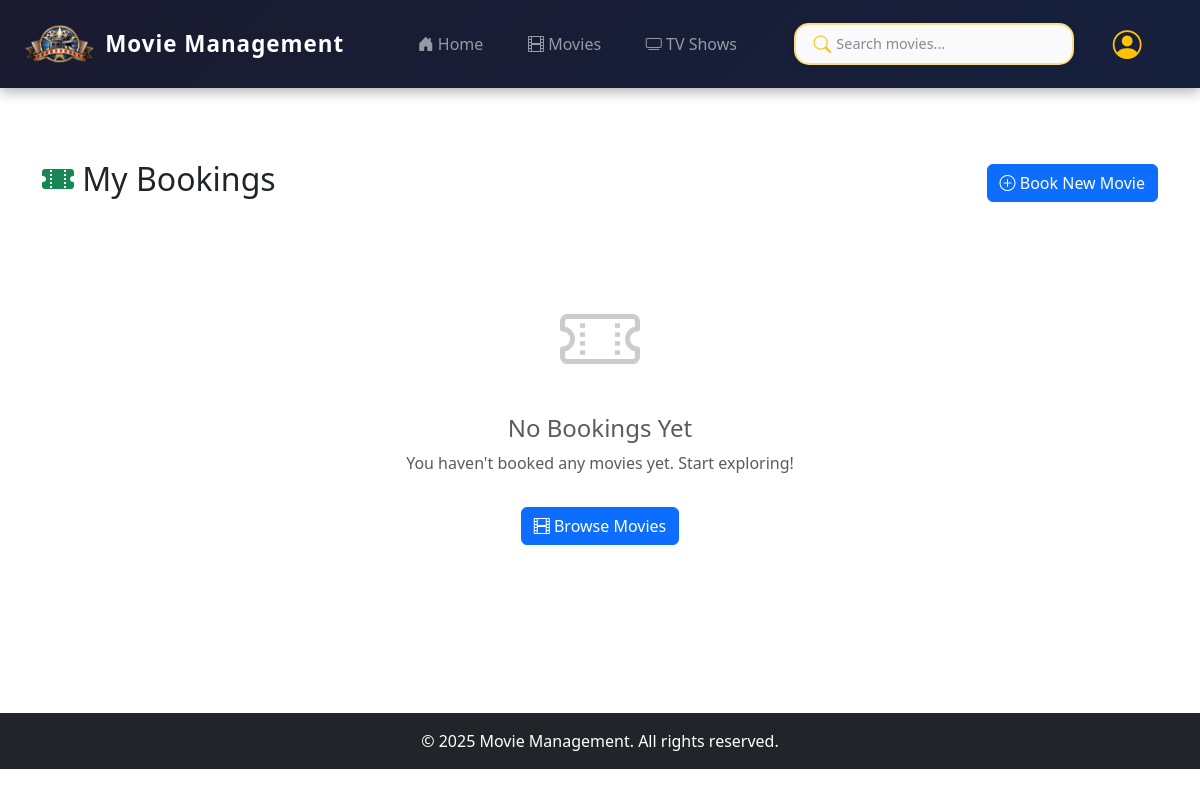
The page /accounts/my-bookings/ (signed in) on the database its author committed.
### movies/models.py (models this page shows, shortened)
class SiteSetting(models.Model):
    site_name = models.CharField(max_length=200, default='Movie Management System')
    site_email = models.EmailField(default='admin@moviemanagement.com')
    items_per_page = models.IntegerField(default=10, validators=[MinValueValidator(5), MaxValueValidator(100)])
    site_logo = models.ImageField(upload_to='site/', blank=True, null=True)
    enable_review = models.BooleanField(default=True)
    require_approval = models.BooleanField(default=False)
    enable_notification = models.BooleanField(default=True)
    maintenance_mode = models.BooleanField(default=False)
    updated_at = models.DateTimeField(auto_now=True)
    class Meta:
        db_table = 'site_settings'
        verbose_name = 'Site Setting'
        verbose_name_plural = 'Site Settings'
    @classmethod
    def get_settings(cls):
        settings, created = cls.objects.get_or_create(id=1)
        return settings

### accounts/views.py (the view)
# urls.py: path('my-bookings/', views.my_bookings_view, name='my_bookings'),
@login_required
def my_bookings_view(request):
    bookings = request.user.bookings.all().order_by('-booking_date')
    context = {
        'bookings': bookings,
    }
    return render(request, 'my_bookings.html', context)

### accounts/models.py (called while the page is built)
    def is_admin(self):
        return self.role == 'admin'

### movies/context_processors.py (called while the page is built)
def site_settings(request):
    settings = SiteSetting.get_settings()
    return {
        'site_settings': settings,
    }

### accounts/templates/my_bookings.html (shortened to what this page needs)
{% extends 'base.html' %}
{% block content %}
<div class="container my-5">
    <div class="row">
        <div class="col-12">
            <div class="d-flex justify-content-between align-items-center mb-4">
                <h2><i class="bi bi-ticket-perforated-fill text-success"></i> My Bookings</h2>
                <a href="{% url 'movie_list' %}" class="btn btn-primary">
                    <i class="bi bi-plus-circle"></i> Book New Movie
                </a>
            </div>
            {% if bookings %}
                <div class="row g-4">
                    {% for booking in bookings %}
                    <div class="col-md-6 col-lg-4">
                        <div class="card shadow-sm h-100" style="border-radius: 12px; overflow: hidden;">
                            {% if booking.movie.poster %}
                                <img src="{{ booking.movie.poster.url }}" class="card-img-top" alt="{{ booking.movie.title }}" style="height: 200px; object-fit: cover;">
                            {% else %}
                                <div class="bg-secondary text-white d-flex align-items-center justify-content-center" style="height: 200px;">
                                    <i class="bi bi-film" style="font-size: 3rem;"></i>
                                </div>
                            {% endif %}
                            <div class="card-body">
                                <h5 class="card-title mb-3">{{ booking.movie.title }}</h5>
                                <div class="mb-2">
                                    <i class="bi bi-calendar-event text-primary"></i>
                                    <strong>Date:</strong> {{ booking.show_date|date:"M d, Y" }}
                                </div>
                                <div class="mb-2">
                                    <i class="bi bi-clock text-primary"></i>
                                    <strong>Time:</strong> {{ booking.show_time }}
                                </div>
                                <div class="mb-2">
                                    <i class="bi bi-people text-primary"></i>
                                    <strong>Seats:</strong> {{ booking.number_of_seats }}
                                </div>
                                <div class="mb-3">
                                    <i class="bi bi-cash text-primary"></i>
                                    <strong>Total:</strong> ${{ booking.total_price }}
                                </div>
                                <div class="d-flex justify-content-between align-items-center">
                                    <span class="badge {% if booking.status == 'confirmed' %}bg-success{% elif booking.status == 'pending' %}bg-warning{% else %}bg-danger{% endif %} px-3 py-2">
                                        {{ booking.get_status_display }}
                                    </span>
                                    <small class="text-muted">{{ booking.booking_date|date:"M d, Y" }}</small>
                                </div>
                            </div>
                            <div class="card-footer bg-light">
                                <a href="{% url 'movie_detail' booking.movie.id %}" class="btn btn-sm btn-outline-primary w-100">
                                    <i class="bi bi-eye"></i> View Movie Details
                                </a>
                            </div>
                        </div>
                    </div>
                    {% endfor %}
                </div>
            {% else %}
                <div class="text-center py-5">
                    <i class="bi bi-ticket-perforated" style="font-size: 5rem; color: #ccc;"></i>
                    <h4 class="mt-3 text-muted">No Bookings Yet</h4>
                    <p class="text-muted">You haven't booked any movies yet. Start exploring!</p>
                    <a href="{% url 'movie_list' %}" class="btn btn-primary mt-3">
                        <i class="bi bi-film"></i> Browse Movies
                    </a>
                </div>
            {% endif %}
        </div>
    </div>
</div>
{% endblock %}

### movies/templates/base.html (shortened to what this page needs)
<!DOCTYPE html>
<html lang="en">
<head>
    <link href="https://cdn.jsdelivr.net/npm/bootstrap@5.3.0/dist/css/bootstrap.min.css" rel="stylesheet">
    <link href="https://cdn.jsdelivr.net/npm/bootstrap-icons@1.10.0/font/bootstrap-icons.css" rel="stylesheet">
</head>
<body>
    <nav class="navbar navbar-expand-lg navbar-dark sticky-top" style="background: linear-gradient(135deg, #1a1a2e 0%, #16213e 100%);">
        <div class="container-fluid px-4">
            <a class="navbar-brand d-flex align-items-center" href="{% url 'home' %}">
                {% if site_settings.site_logo %}
                    <img src="{{ site_settings.site_logo.url }}" alt="{{ site_settings.site_name }}" style="height: 40px; margin-right: 10px; border-radius: 5px;">
                {% else %}
                    <i class="bi bi-film" style="font-size: 1.8rem; margin-right: 10px;"></i>
                {% endif %}
                <span style="font-size: 1.4rem; font-weight: 700; letter-spacing: 1px;">{{ site_settings.site_name }}</span>
            </a>
            <div class="collapse navbar-collapse" id="navbarNav">
                <ul class="navbar-nav mx-auto">
                    <li class="nav-item">
                        <a class="nav-link {% if request.resolver_match.url_name == 'home' %}active{% endif %}" href="{% url 'home' %}">
                            <i class="bi bi-house-door-fill"></i> Home
                        </a>
                    </li>
                    <li class="nav-item">
                        <a class="nav-link {% if request.resolver_match.url_name == 'movie_list' %}active{% endif %}" href="{% url 'movie_list' %}">
                            <i class="bi bi-film"></i> Movies
                        </a>
                    </li>
                    <li class="nav-item">
                        <a class="nav-link" href="#" onclick="alert('TV Shows feature coming soon!'); return false;">
                            <i class="bi bi-tv"></i> TV Shows
                        </a>
                    </li>
                </ul>
                <div class="d-flex align-items-center gap-3">
                    <form class="search-form" action="{% url 'movie_list' %}" method="get">
                        <div class="position-relative" style="width: 280px;">
                            <input class="form-control search-input" type="search" name="search" placeholder="Search movies..." aria-label="Search" onchange="this.form.submit()">
                        </div>
                    </form>
                    {% if user.is_authenticated %}
                        <div class="dropdown">
                            <button class="btn btn-link nav-link dropdown-toggle d-flex align-items-center text-decoration-none p-0" type="button" id="userDropdown" data-bs-toggle="dropdown" aria-expanded="false">
                                <i class="bi bi-person-circle" style="font-size: 1.8rem; color: #ffc107;"></i>
                            </button>
                        </div>
                    {% endif %}
                </div>
            </div>
        </div>
    </nav>
    <main class="py-4">
        {% block content %}{% endblock %}
    </main>
    <footer class="bg-dark text-white text-center py-3 mt-5">
        <div class="container">
            <p class="mb-0">&copy; 2025 {{ site_settings.site_name }}. All rights reserved.</p>
        </div>
    </footer>
    {% load static %}
</body>
</html>

### movies/templates/base.html (style rules this page uses)
body { padding-top: 0; margin: 0; }
.navbar { box-shadow: 0 4px 12px rgba(0,0,0,0.3); backdrop-filter: blur(10px); padding: 0.8rem 0; }
.navbar-brand { font-weight: 700; font-size: 1.4rem; transition: all 0.3s; }
.nav-link { font-weight: 500; transition: all 0.3s; padding: 0.6rem 1.2rem !important; border-radius: 8px; margin: 0 0.2rem; position: relative; }
.search-form { margin: 0; position: relative; }
.search-input { border: 2px solid rgba(255, 193, 7, 0.5); background: rgba(255, 255, 255, 0.98); color: #1a1a2e; padding: 0.5rem 1rem 0.5rem 2.5rem; font-size: 0.9rem; border-radius: 15px; width: 100%; transition: all 0.4s ease; box-shadow: 0 2px 8px rgba(0, 0, 0, 0.1); }
.search-input::placeholder { color: rgba(26, 26, 46, 0.5); font-weight: 400; }

### rows shown on the page
SiteSetting: site_logo (picture), site_name "Movie Management"
